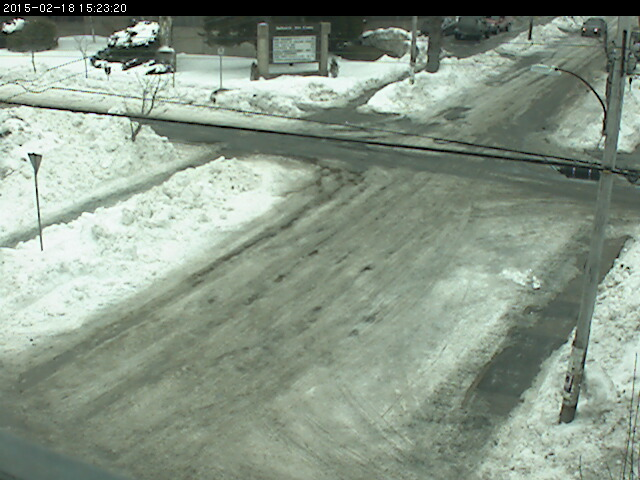
#> input picture set2/010.jpg, 640 x 480 px
$ python -i fextraction.py   (imports and definitions only)   (older library calls are emulated)
#> lines starting #> are read from the running program, lines starting #| are printed output that depends on the picture; after the words box and inside, x2 and y2 are one past the last pixel; in counts of white or black regions, pixels touching at a corner belong together
__author__ = "Christian Dansereau"
__copyright__ = "Copyright 2015, Christian Dansereau"

from skimage import io
from skimage.filter import threshold_otsu, threshold_adaptive
import matplotlib.pyplot as plt
import matplotlib.image as mpimg
import numpy as np
from skimage.morphology import label, closing, square, binary_erosion, binary_dilation, binary_closing, remove_small_objects
from skimage.measure import label
from skimage.segmentation import clear_border
from skimage.measure import regionprops
import math
from skimage.draw import ellipse
from skimage.transform import rotate
from skimage.color import label2rgb
import manip

# [15 lines left out: functions getbg, bg_mask, not called in this run]

def smooth_vol(image):
    image = binary_dilation(image,square(10))
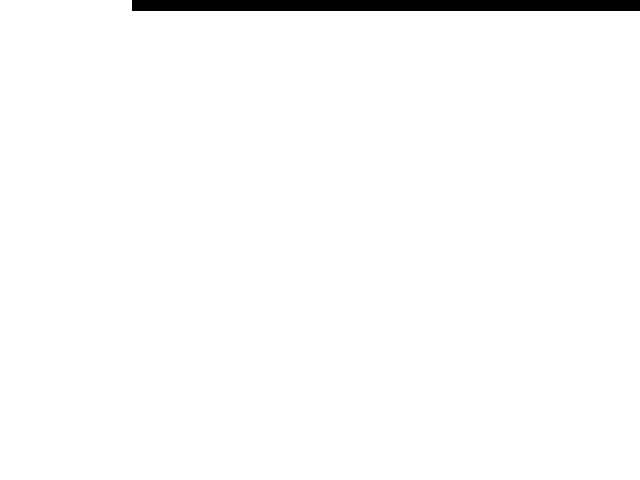
#> image: shape (480, 640) bool; 98.2% white; 1 black region, box (x1, y1, x2, y2) and area: (132, 0, 640, 11) 5588
    #put the border at zero
    image[:,(0,-1)] = np.zeros(image[:,(0,-1)].shape)
    image[(0,-1),:] = np.zeros(image[(0,-1),:].shape)
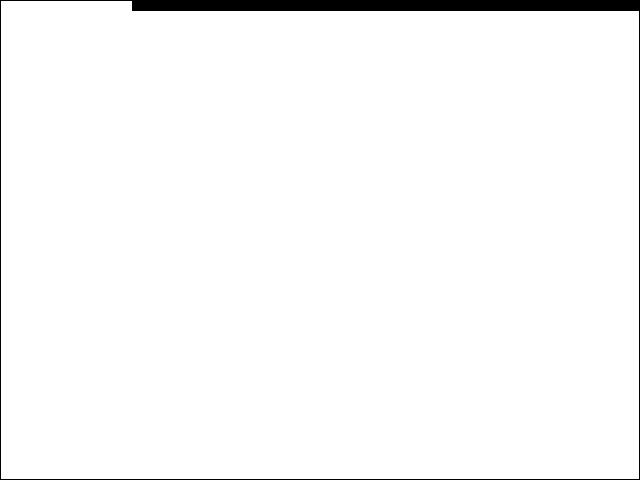
#> image: shape (480, 640) bool; 97.6% white; 1 black region, box (x1, y1, x2, y2) and area: (0, 0, 640, 480) 7306
    image = binary_erosion(image,square(10))
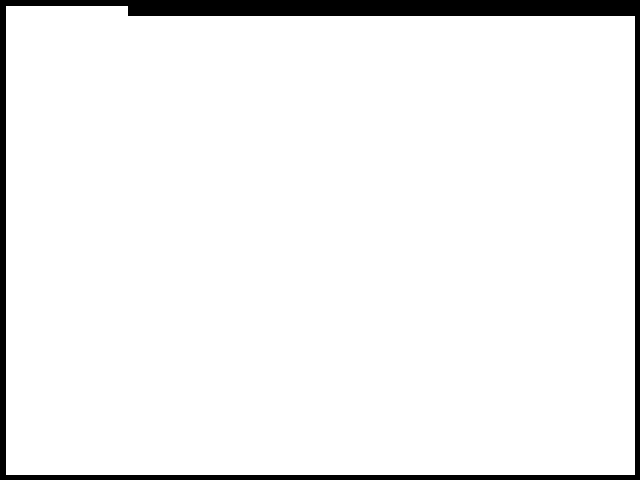
#> image: shape (480, 640) bool; 94.4% white; 1 black region, box (x1, y1, x2, y2) and area: (0, 0, 640, 480) 17269

    image = label(image)
    image = remove_small_objects(image,min_size=100)
    image = image > 0
    return image

# [5 lines left out: function clean_mask, not called in this run]

def get_metrics(label_image):
    return regionprops(label_image)


# [125 lines left out: functions show_prop, show_prop_2class, show_prop_2class_track, labels, detect, not called in this run]

# [4 lines not run here, left out]

>>> import cv2
>>> picture = cv2.imread('set2/010.jpg', cv2.IMREAD_GRAYSCALE)
>>> result = smooth_vol(picture)
